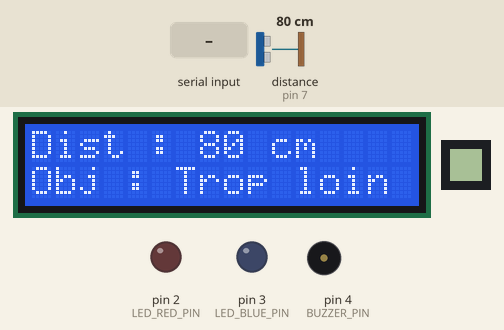
Simulated run of this sketch. Board: Arduino Mega 2560, built with avr-gcc and run on an emulated ATmega2560. Shown: 16×2 character LCD, 8×8 one-colour display, output pins drawn as LEDs (lit = HIGH), buzzer (waves = sounding, pin HIGH). The inputs (shaded band) are chosen by the test bench; at power-on: distance to the obstacle (sensor on pin 7) 80 cm. The echo pulse lasts 58.3 µs per cm; what the sketch prints to the serial monitor is not drawn.

Above: at 2.6 s.
2.7 s: "gDist\n" received over Serial
At 3.0 s:
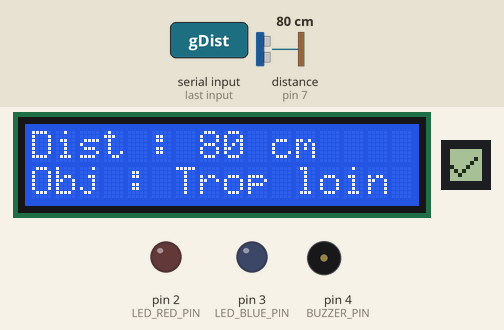
4.2 s: "cfg;lim_sup;\n" received over Serial
At 6.6 s:
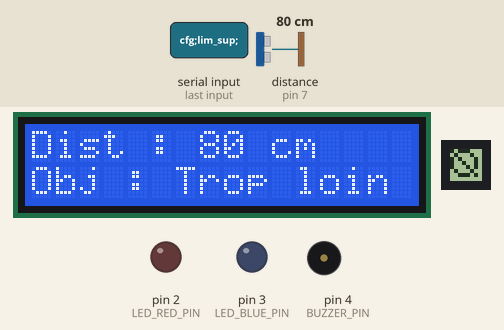
7.2 s: "X\n" received over Serial
At 10.1 s:
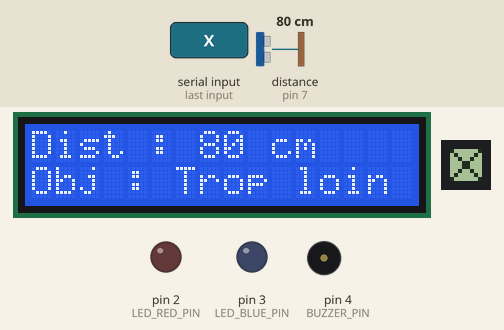
Timing chart, 0 to 11.6 s (numbered marks = the images above; inputs shaded):
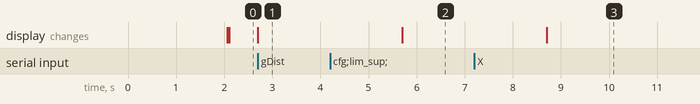

The sketch:

sketch_apr21a.ino
```cpp
#include <Wire.h>
#include <LiquidCrystal_I2C.h>
#include <AccelStepper.h>
#include <HCSR04.h>
#include <U8g2lib.h>

#define CLK_PIN 30
#define DIN_PIN 34
#define CS_PIN  32  // Chip Select

// Pour un module unique 8×8
//  - Si la documentation indique 8×8, U8g2 utilise l'appellation 8 de haut × 8 multiples de large
//  - Parfois, on choisit U8G2_MAX7219_8X8_F_4W_SW_SPI ou un modèle équivalent
U8G2_MAX7219_8X8_F_4W_SW_SPI u8g2(
  U8G2_R0,       // rotation
  /* clock=*/ CLK_PIN, // pin Arduino reliée à CLK (horloge)
  /* data=*/ DIN_PIN,  // pin Arduino reliée à DIN (données)
  /* cs=*/ CS_PIN,    // pin Arduino reliée à CS (chip select)
  /* dc=*/ U8X8_PIN_NONE,
  /* reset=*/ U8X8_PIN_NONE
);

LiquidCrystal_I2C lcd(0x27, 16, 2);

#define MOTOR_INTERFACE_TYPE 4
#define IN_1 31
#define IN_2 33
#define IN_3 35
#define IN_4 37

AccelStepper myStepper(MOTOR_INTERFACE_TYPE, IN_1, IN_3, IN_2, IN_4);

#define TRIG_PIN 6
#define ECHO_PIN 7
#define BUZZER_PIN 4
#define LED_RED_PIN 2
#define LED_BLUE_PIN 3

int DISTANCE_ALARME = 15;
const unsigned long DUREE_SANS_DETECTION = 3000;
const unsigned long INTERVAL_CLIGNOTEMENT = 200;
const long INTERVAL_DIST = 50;
const long INTERVAL_SERIAL = 100;
const long START_DELAY = 2000;
const int DIST_MIN_ANGLE = 30;
const int DIST_MAX_ANGLE = 60;
const int ANGLE_MIN = 10;
const int ANGLE_MAX = 170;

unsigned long dernierClignotement = 0;
unsigned long alarmeDerniereDetection = 0;
unsigned long previousMillisDist = 0;
unsigned long previousMillisSerial = 0;
unsigned long previousMillisStart = 0;

int distanceCM = 0;
int targetAngle = 90;
bool initDone = false;
bool ledEtat = false;
bool alarmeActive = false;

int minStep = (ANGLE_MIN * 2038.0) / 360;
const int maxStep = 962;

HCSR04 hc(TRIG_PIN, ECHO_PIN);

enum Etat { INIT, MESURE, AFFICHAGE, TRANSMISSION, ALARME };
Etat etatActuel = INIT;

void setup() {
  Serial.begin(115200);
  lcd.init();
  lcd.backlight();
  myStepper.setMaxSpeed(1000);
  myStepper.setAcceleration(200);

  pinMode(TRIG_PIN, OUTPUT);
  pinMode(ECHO_PIN, INPUT);
  pinMode(BUZZER_PIN, OUTPUT);
  pinMode(LED_RED_PIN, OUTPUT);
  pinMode(LED_BLUE_PIN, OUTPUT);

  digitalWrite(BUZZER_PIN, LOW);
  digitalWrite(LED_RED_PIN, LOW);
  digitalWrite(LED_BLUE_PIN, LOW);

  previousMillisStart = millis();
  afficherIntro();

  u8g2.begin(); // Initialisation de l'écran MAX7219
}

int LIMITE_INF = 30;
int LIMITE_SUP = 60;


void loop() {
  unsigned long currentMillis = millis();

  if (Serial.available()) {
    String command = Serial.readStringUntil('\n');
    //Serial.println("Reçu: " + command);
    if (command == "gDist") {
      // Afficher la distance
      Serial.print("gDist : ");
      Serial.println(distanceCM);
      afficherSymbole("✔");
    }

    else if (command.startsWith("cfg;alm;")) {
      int limit = command.substring(8).toInt();
      DISTANCE_ALARME = limit;
      Serial.print("Alarme configurée à ");
      Serial.println(limit);
      afficherSymbole("✔");
    }

    else if (command.startsWith("cfg;lim_inf;")) {
      int limit = command.substring(12).toInt();
      if (limit >= LIMITE_SUP) {
        Serial.println("Erreur – Limite inférieure plus grande que limite supérieure");
        afficherSymbole("🚫");
      } else {
        LIMITE_INF = limit;
        Serial.print("Limite inférieure configurée à ");
        Serial.println(limit);
        afficherSymbole("✔");
      }
    }

    else if (command.startsWith("cfg;lim_sup;")) {
      int limit = command.substring(12).toInt();
      if (limit <= LIMITE_INF) {
        Serial.println("Erreur – Limite supérieure plus petite que limite inférieure");
        afficherSymbole("🚫");
      } else {
        LIMITE_SUP = limit;
        Serial.print("Limite supérieure configurée à ");
        Serial.println(limit);
        afficherSymbole("✔");
      }
    }

    else {
      // Commande inconnue
      Serial.println("Commande inconnue.");
      afficherSymbole("X");
    }
  }


  switch (etatActuel) {
    case INIT:
      if (currentMillis - previousMillisStart >= START_DELAY) {
        initDone = true;
        lcd.clear();
        etatActuel = MESURE;
      }
      break;

    case MESURE:
      if (currentMillis - previousMillisDist >= INTERVAL_DIST) {
        previousMillisDist = currentMillis;
        distanceCM = mesurerDistance();
        targetAngle = calculerAngle(distanceCM);
        deplacerMoteur(targetAngle);
        etatActuel = AFFICHAGE;
      }
      break;

    case AFFICHAGE:
      afficherLCD(distanceCM, targetAngle);
      etatActuel = TRANSMISSION;
      break;

    case TRANSMISSION:
      if (currentMillis - previousMillisSerial >= INTERVAL_SERIAL) {
        previousMillisSerial = currentMillis;
       // Serial.print("etd:2413645,dist:");
        //Serial.print(distanceCM);
        //Serial.print(",deg:");
        //Serial.println(targetAngle);
      }
      etatActuel = ALARME;
      break;

    case ALARME:
      if (distanceCM <= DISTANCE_ALARME) {
        if (!alarmeActive) {
          alarmeActive = true;
        }
        alarmeDerniereDetection = currentMillis;
        digitalWrite(BUZZER_PIN, HIGH);
      }

      if (alarmeActive) {
        if (currentMillis - dernierClignotement >= INTERVAL_CLIGNOTEMENT) {
          dernierClignotement = currentMillis;
          ledEtat = !ledEtat;
          digitalWrite(LED_RED_PIN, ledEtat ? HIGH : LOW);
          digitalWrite(LED_BLUE_PIN, ledEtat ? LOW : HIGH);
        }

        if (alarmeActive && currentMillis - alarmeDerniereDetection >= DUREE_SANS_DETECTION) {
          alarmeActive = false;
          digitalWrite(BUZZER_PIN, LOW);
          digitalWrite(LED_RED_PIN, LOW);
          digitalWrite(LED_BLUE_PIN, LOW);
        }
      }

      myStepper.run();
      etatActuel = MESURE;
      break;
  }
}

void afficherIntro() {
  lcd.setCursor(0, 0);
  lcd.print("2413645");
  lcd.setCursor(0, 1);
  lcd.print("Labo 4B");
}

int mesurerDistance() {
  return hc.dist();
}

int calculerAngle(int distance) {
  if (distance < DIST_MIN_ANGLE) return -1;
  if (distance > DIST_MAX_ANGLE) return -2;
  return map(distance, DIST_MIN_ANGLE, DIST_MAX_ANGLE, ANGLE_MIN, ANGLE_MAX);
}

void afficherLCD(int distance, int angle) {
  lcd.setCursor(0, 0);
  lcd.print("Dist : ");
  lcd.print(distance);
  lcd.print(" cm    ");

  lcd.setCursor(0, 1);
  if (angle == -1) {
    lcd.print("Obj : Trop pret");
  } else if (angle == -2) {
    lcd.print("Obj : Trop loin");
  } else {
    lcd.print("Obj : ");
    lcd.print(angle);
    lcd.print(" deg     ");
  }
}

void deplacerMoteur(int angle) {
  if (angle >= ANGLE_MIN && angle <= ANGLE_MAX) {
    int steps = map(angle, ANGLE_MIN, ANGLE_MAX, minStep, maxStep);
    if (myStepper.distanceToGo() == 0) {
      myStepper.moveTo(steps);
    }
  }
}

// Fonction pour afficher un symbole sur la matrice LED
void afficherSymbole(String symbole) {
  u8g2.clearBuffer();

  if (symbole == "✔") {
    // Coche penchée vers la droite
    u8g2.drawPixel(0, 4);
    u8g2.drawPixel(1, 5);
    u8g2.drawPixel(2, 6);
    u8g2.drawPixel(3, 5);
    u8g2.drawPixel(4, 4);
    u8g2.drawPixel(5, 3);
    u8g2.drawPixel(6, 2);
  }
  else if (symbole == "X") {
    for (int i = 0; i < 8; i++) {
      u8g2.drawPixel(i, i);
      u8g2.drawPixel(7 - i, i);
    }
  }
  else if (symbole == "🚫") {
    u8g2.drawCircle(3, 3, 3);       // petit cercle
    u8g2.drawLine(0, 0, 6, 6);      // ligne diagonale
  }

  u8g2.sendBuffer(); // Affiche
  delay(3000);
  u8g2.clearBuffer();
  u8g2.sendBuffer();
}
```

Measured:
- after the input at 2.7 s, the display: changes at once (image 1)
- after the input at 4.2 s, the display: first differs from a run without the input after 1.5 s (image 2)
- after the input at 7.2 s, the display: first differs from a run without the input after 1.5 s (image 3)
